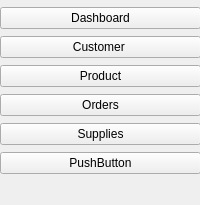
<?xml version="1.0" encoding="UTF-8"?>
<ui version="4.0">
 <class>MainWindow</class>
 <widget class="QMainWindow" name="MainWindow">
  <property name="geometry">
   <rect>
    <x>0</x>
    <y>0</y>
    <width>200</width>
    <height>205</height>
   </rect>
  </property>
  <property name="windowTitle">
   <string>MainWindow</string>
  </property>
  <widget class="QWidget" name="centralwidget">
   <widget class="QWidget" name="verticalLayoutWidget">
    <property name="geometry">
     <rect>
      <x>0</x>
      <y>0</y>
      <width>201</width>
      <height>181</height>
     </rect>
    </property>
    <layout class="QVBoxLayout" name="verticalLayout">
     <property name="spacing">
      <number>0</number>
     </property>
     <property name="leftMargin">
      <number>0</number>
     </property>
     <property name="topMargin">
      <number>0</number>
     </property>
     <property name="rightMargin">
      <number>0</number>
     </property>
     <property name="bottomMargin">
      <number>0</number>
     </property>
     <item>
      <widget class="QPushButton" name="pushButton">
       <property name="text">
        <string>Dashboard</string>
       </property>
      </widget>
     </item>
     <item>
      <widget class="QPushButton" name="pushButton_5">
       <property name="text">
        <string>Customer </string>
       </property>
      </widget>
     </item>
     <item>
      <widget class="QPushButton" name="pushButton_6">
       <property name="text">
        <string>Product</string>
       </property>
      </widget>
     </item>
     <item>
      <widget class="QPushButton" name="pushButton_3">
       <property name="text">
        <string>Orders</string>
       </property>
      </widget>
     </item>
     <item>
      <widget class="QPushButton" name="pushButton_4">
       <property name="text">
        <string>Supplies</string>
       </property>
      </widget>
     </item>
     <item>
      <widget class="QPushButton" name="pushButton_2">
       <property name="text">
        <string>PushButton</string>
       </property>
      </widget>
     </item>
    </layout>
   </widget>
  </widget>
  <widget class="QMenuBar" name="menubar">
   <property name="geometry">
    <rect>
     <x>0</x>
     <y>0</y>
     <width>200</width>
     <height>26</height>
    </rect>
   </property>
  </widget>
 </widget>
 <resources/>
 <connections/>
</ui>
